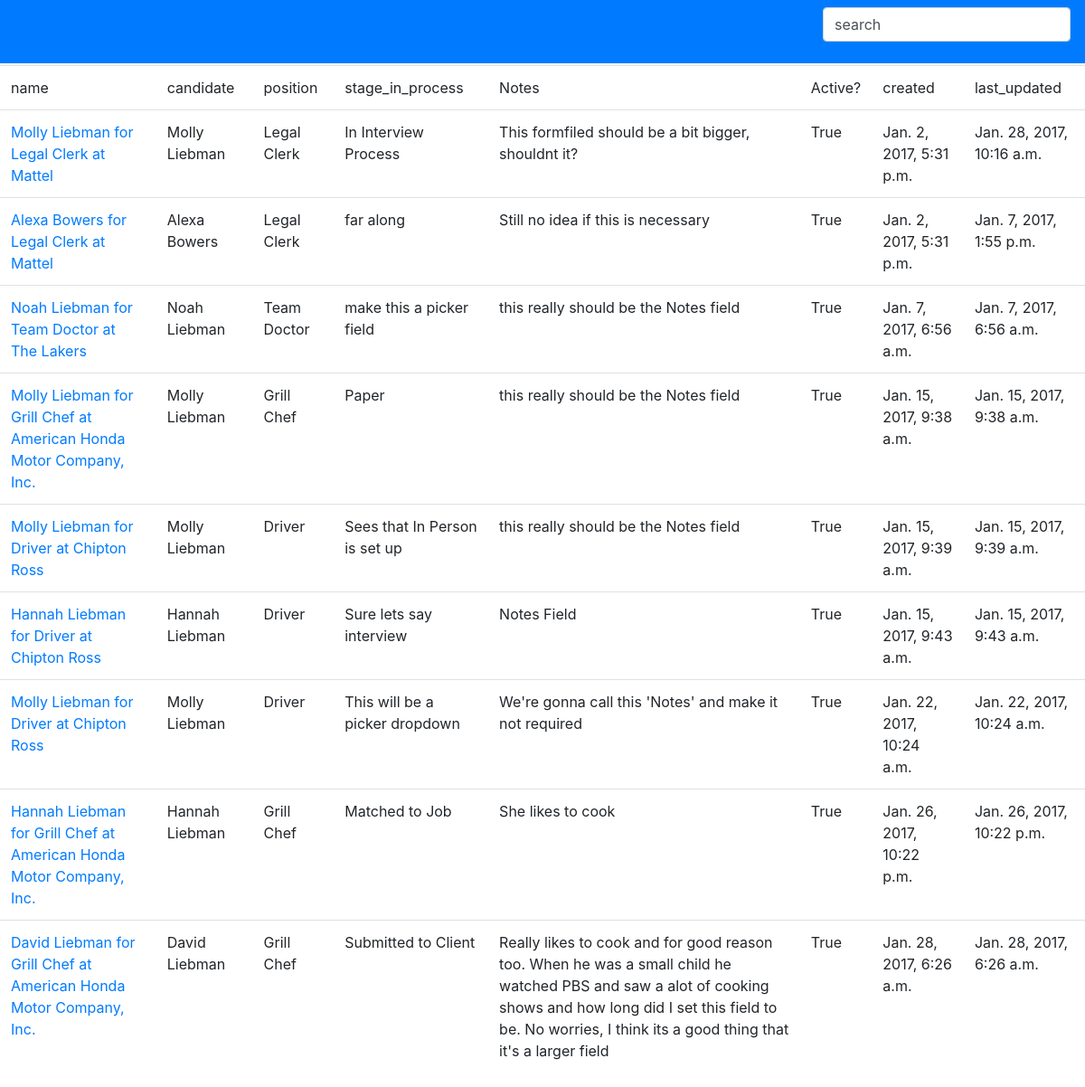
The page /matcher/matches/ on the database its author committed.
### matcher/models.py (models this page shows, shortened)
class Match(models.Model):
    created = models.DateTimeField(auto_now_add=True, editable=False)
    last_updated = models.DateTimeField(auto_now=True, editable=False)
    stage_in_process = models.CharField(max_length=4, choices=STAGE_CHOICES)
    notes = models.CharField(max_length=255)
    is_active = models.BooleanField(default=True)
    candidate = models.ForeignKey('Person')
    position = models.ForeignKey('Position')
    class Meta:
        ordering = ('-created',)
    def get_absolute_url(self):
        return reverse('matcher:matchdetail', args=(self.pk,))
    def __str__(self):
    	printname = str(self.candidate)+" for "+str(self.position)+" at "+str(self.position.company)
    	return printname
    class Meta:
    	verbose_name_plural = "matches"

class Person(models.Model):
    created = models.DateTimeField(auto_now_add=True, editable=False)
    last_updated = models.DateTimeField(auto_now=True, editable=False)
    salary = models.PositiveIntegerField(default=0)
    phone = models.CharField(max_length=20)
    email = models.EmailField()
    prefix = models.CharField(max_length=12, blank=True, choices=PREFIX_CHOICES)
    first_name = models.CharField(max_length=30)
    last_name = models.CharField(max_length=30)
    middle_name = models.CharField(max_length=30,blank=True)
    suffix = models.CharField(max_length=30,blank=True)
    nickname = models.CharField(max_length=30,blank=True)
    title = models.CharField(max_length=100)#JOB TITLE SO WE SHOULD ADD A PREFIX LIKE MR MS DR ETC
    title_code = models.CharField(max_length=4, choices=TITLE_CODE_CHOICES)
    linkedin_profile = models.URLField(blank=True)
    current_employer = models.ForeignKey('Company', on_delete=models.CASCADE)
    class Meta:
    	verbose_name_plural = "people"
    def __str__(self):
    	personname = str(self.first_name+" "+self.last_name)#change this to a conditional that takes care of all name fields
    	return personname

class Position(models.Model):
    job_title = models.CharField(max_length=255)
    created = models.DateTimeField(auto_now_add=True, editable=False)
    last_updated = models.DateTimeField(auto_now=True, editable=False)
    position_id = models.CharField(max_length=255)#this should autoincrement looking at the max in the field and +=1
    title_code = models.CharField(max_length=30, choices=TITLE_CODE_CHOICES)
    city = models.CharField(max_length=50)#refactor this to position_city
    position_zip = models.IntegerField(default=0)
    salary_lower = models.DecimalField(default=0.00, max_digits=12, decimal_places=2)
    salary_upper = models.DecimalField(default=0.00, max_digits=12, decimal_places=2)
    job_description = models.TextField(max_length=10000)
    ext_description = models.TextField(max_length=10000, blank=True)
    telephone_count = models.IntegerField(default=0)#telephone should be a type of interview, shouldnt it?
    in_person_count = models.IntegerField(default=0)#changing this to total interviews
    presentation_count = models.IntegerField(default=0)#isnt this just the total Matches?
    resume_count = models.IntegerField(default=0)#establlish which measures client submittal and which is just a match
    offer_made_count = models.IntegerField(default=0)
    notes = models.TextField(max_length=1000)
    benefits = models.TextField(max_length=100)
    social_linkedin = models.URLField(blank=True)
    fee = models.IntegerField(default=0)
    company = models.ForeignKey('Company', on_delete=models.CASCADE)
    contact_name = ChainedForeignKey(
        "Person",
        chained_field="company",#The chained_field indicates the field on the same model that should be chained to.
        chained_model_field="current_employer",#The chained_model_field indicates the field of the chained model that corresponds to the model linked to by the chained_field
        )
    def __str__(self):
    	full_name = str(self.job_title)
    	return full_name

class Company(models.Model):
    company_name = models.CharField(max_length=100)
    created = models.DateTimeField(auto_now_add=True, editable=False)
    last_updated = models.DateTimeField(auto_now=True, editable=False)
    main_number = models.CharField(max_length=20)
    address = models.TextField(max_length=100)
    zip_code = models.IntegerField(default=0)
    description = models.TextField(max_length=1000)
    industry = models.CharField(max_length=100)
    size = models.CharField(max_length=30)
    website = models.URLField()
    linkedin_profile = models.URLField()
    def __str__(self):
        coname = str(self.company_name)
        return coname
    class Meta:
    	verbose_name_plural = "companies"

### matcher/views.py (the view)
class MatchList(generic.ListView):
	model = Match
	form_class = MatchForm

### matcher/templates/matcher/match_list.html (shortened to what this page needs)
{% extends 'matcher/base.html' %}
{% block body %}
<table class="table">
<tr>
    <td>name</td>
    <td>candidate</td>
    <td>position</td>
    <td>stage_in_process</td>
        <td>Notes</td>
            <td>Active?</td>
        <td>created</td>
    <td>last_updated</td>
</tr>
{% for object in object_list %}
<tr>
    <td><a href="{{object.get_absolute_url}}">{{object}}</a></td>
    <td>{{ object.candidate }}</td>
    <td>{{ object.position }}</td>
    <td>{{ object.get_stage_in_process_display }}</td>
    <td>{{ object.notes }}</td>
    <td>{{ object.is_active }}</td>
        <td>{{ object.created }}</td>
    <td>{{ object.last_updated }}</td>
</tr>
{% endfor %}
{% endblock %}

### rows shown on the page
Match: candidate+position "Molly Liebman for Legal Clerk at Mattel", candidate "Molly Liebman", position "Legal Clerk", stage_in_process "In Interview Process", notes "This formfiled should be a bit bigger, shouldnt it?", is_active "True", created "Jan. 2, 2017, 5:31 p.m.", last_updated "Jan. 28, 2017, 10:16 a.m."
Match: candidate+position "Alexa Bowers for Legal Clerk at Mattel", candidate "Alexa Bowers", position "Legal Clerk", stage_in_process "far along", notes "Still no idea if this is necessary", is_active "True", created "Jan. 2, 2017, 5:31 p.m.", last_updated "Jan. 7, 2017, 1:55 p.m."
Match: candidate+position "Noah Liebman for Team Doctor at The Lakers", candidate "Noah Liebman", position "Team Doctor", stage_in_process "make this a picker field", notes "this really should be the Notes field", is_active "True", created "Jan. 7, 2017, 6:56 a.m.", last_updated "Jan. 7, 2017, 6:56 a.m."
Match: candidate+position "Molly Liebman for Grill Chef at American Honda Motor Company, Inc.", candidate "Molly Liebman", position "Grill Chef", stage_in_process "Paper", notes "this really should be the Notes field", is_active "True", created "Jan. 15, 2017, 9:38 a.m.", last_updated "Jan. 15, 2017, 9:38 a.m."
Match: candidate+position "Molly Liebman for Driver at Chipton Ross", candidate "Molly Liebman", position "Driver", stage_in_process "Sees that In Person is set up", notes "this really should be the Notes field", is_active "True", created "Jan. 15, 2017, 9:39 a.m.", last_updated "Jan. 15, 2017, 9:39 a.m."
Match: candidate+position "Hannah Liebman for Driver at Chipton Ross", candidate "Hannah Liebman", position "Driver", stage_in_process "Sure lets say interview", notes "Notes Field", is_active "True", created "Jan. 15, 2017, 9:43 a.m.", last_updated "Jan. 15, 2017, 9:43 a.m."
Match: candidate+position "Molly Liebman for Driver at Chipton Ross", candidate "Molly Liebman", position "Driver", stage_in_process "This will be a picker dropdown", notes "We're gonna call this 'Notes' and make it not required", is_active "True", created "Jan. 22, 2017, 10:24 a.m.", last_updated "Jan. 22, 2017, 10:24 a.m."
Match: candidate+position "Hannah Liebman for Grill Chef at American Honda Motor Company, Inc.", candidate "Hannah Liebman", position "Grill Chef", stage_in_process "Matched to Job", notes "She likes to cook", is_active "True", created "Jan. 26, 2017, 10:22 p.m.", last_updated "Jan. 26, 2017, 10:22 p.m."
Match: candidate+position "David Liebman for Grill Chef at American Honda Motor Company, Inc.", candidate "David Liebman", position "Grill Chef", stage_in_process "Submitted to Client", notes "Really likes to cook and for good reason too. When he was a small child he watched PBS and saw a alot of cooking shows and how long did I set this field to be. No worries, I think its a good thing that it's a larger field", is_active "True", created "Jan. 28, 2017, 6:26 a.m.", last_updated "Jan. 28, 2017, 6:26 a.m."
